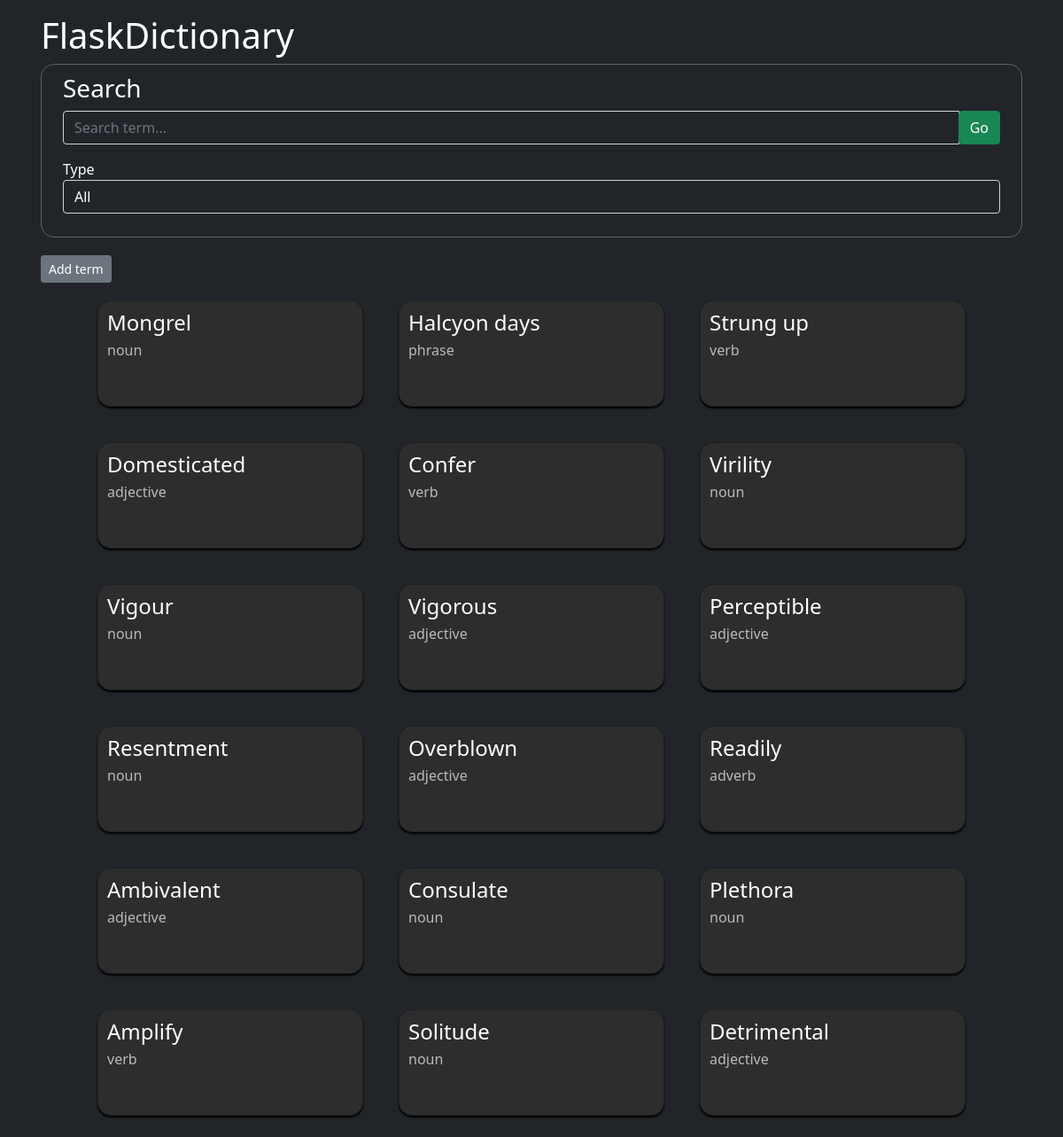
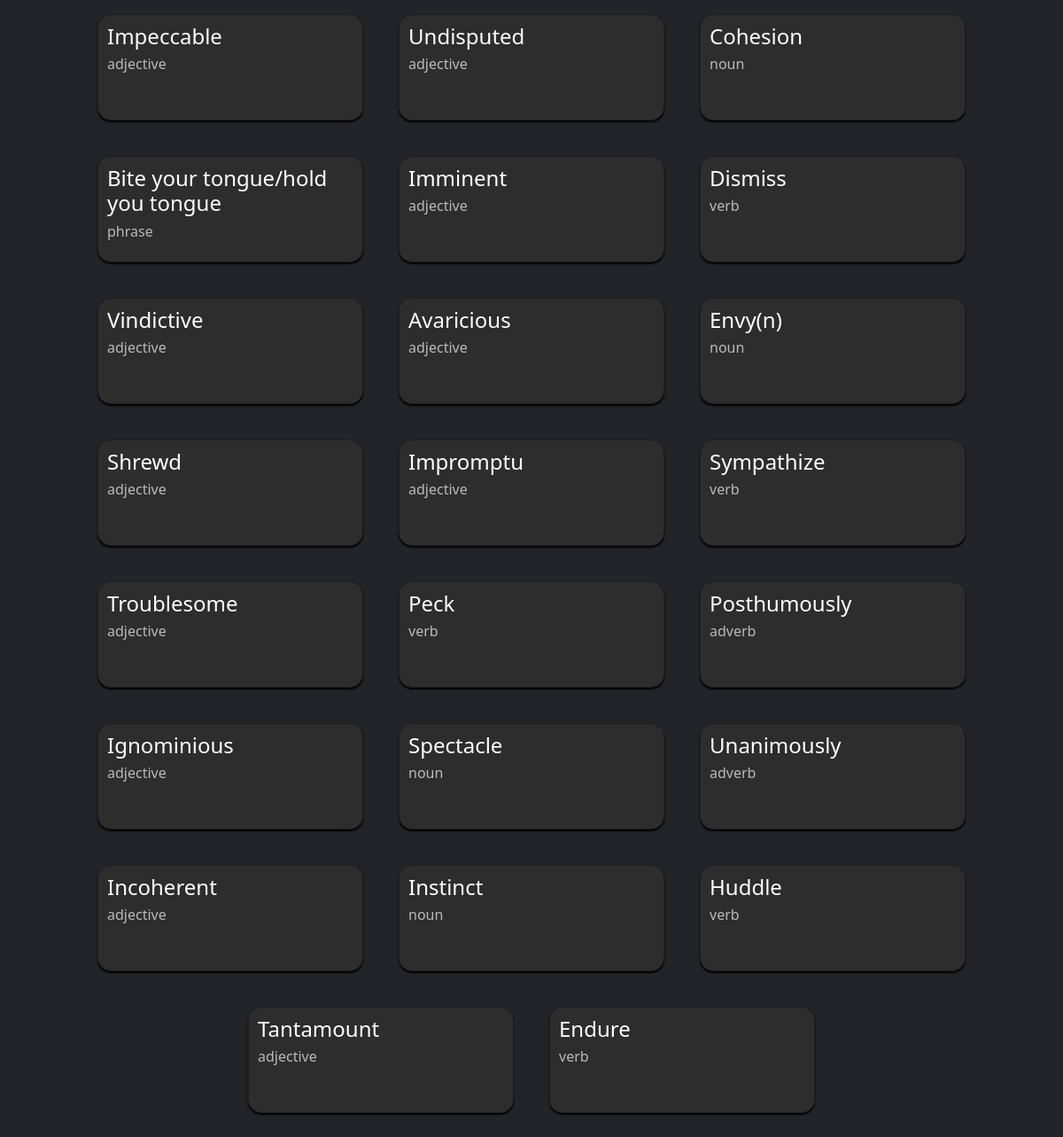
The page / on the database its author committed (2 pictures, top to bottom).
### tables this page shows
CREATE TABLE terms (
  id INTEGER PRIMARY KEY AUTOINCREMENT,
  term TEXT UNIQUE,
  def TEXT NOT NULL,
  createdAt datetime default current_timestamp,
  termType TEXT NOT NULL
);

### app.py (the view)
@app.route("/")
def index():
    stuff = []
    with connect(DB_FILENAME) as conn:
        db = conn.cursor()
        result = db.execute(f"SELECT * FROM {TABLE_NAME}")
        for row in result:
            stuff.append(row)
    return render_template("index.html", rows=stuff)

### templates/index.html (shortened to what this page needs)
{% from "components/termListItem.html" import termListItem %}
{% from "components/searchBar.html" import searchBar %}
{% extends "layout.html" %}
{% block main %}
  <h1>FlaskDictionary</h1>
  {{ searchBar() }}
  <a href="/add"><button class="btn btn-sm btn-secondary">Add term</button></a>
  <ul class="list-unstyled d-flex justify-content-center" style="width: 100%; flex-wrap: wrap;">
    {% for row in rows %}
      {{ termListItem(row) }}
    {% endfor %}
  </ul>
{% endblock %}

### templates/components/termListItem.html
{% macro termListItem(row) %}
  <a href="/term?w={{ row[1] }}" class="text-white text-decoration-none">
    <li class="term-item">
      <h4>{{ row[1][0]|upper }}{{ row[1][1:] }}</h4>
      <h6 style="color: #bababa;">{{ row[4] }}</h6>
    </li>
  </a>
{% endmacro %}

### static/styles.css (style rules this page uses)
.term-item { margin: 20px; padding: 10px; background-color: #2d2d2d; width: 300px; height: 120px; display: block; border-radius: 15px; border: #202020 solid 1px; box-shadow: 0 2px 2px 0 black; transition: 0.3s; cursor: pointer; }

### rows shown on the page
terms: term "M", term "ongrel", termType "noun"
terms: term "H", term "alcyon days", termType "phrase"
terms: term "S", term "trung up", termType "verb"
terms: term "D", term "omesticated", termType "adjective"
terms: term "C", term "onfer", termType "verb"
terms: term "V", term "irility", termType "noun"
terms: term "V", term "igour", termType "noun"
terms: term "V", term "igorous", termType "adjective"
terms: term "P", term "erceptible", termType "adjective"
terms: term "R", term "esentment", termType "noun"
terms: term "O", term "verblown", termType "adjective"
terms: term "R", term "eadily", termType "adverb"
terms: term "A", term "mbivalent", termType "adjective"
terms: term "C", term "onsulate", termType "noun"
terms: term "P", term "lethora", termType "noun"
terms: term "A", term "mplify", termType "verb"
terms: term "S", term "olitude", termType "noun"
terms: term "D", term "etrimental", termType "adjective"
terms: term "I", term "mpeccable", termType "adjective"
terms: term "U", term "ndisputed", termType "adjective"
terms: term "C", term "ohesion", termType "noun"
terms: term "B", term "ite your tongue/hold you tongue", termType "phrase"
terms: term "I", term "mminent", termType "adjective"
terms: term "D", term "ismiss", termType "verb"
terms: term "V", term "indictive", termType "adjective"
terms: term "A", term "varicious", termType "adjective"
terms: term "E", term "nvy(n)", termType "noun"
terms: term "S", term "hrewd", termType "adjective"
terms: term "I", term "mpromptu", termType "adjective"
terms: term "S", term "ympathize", termType "verb"
terms: term "T", term "roublesome", termType "adjective"
terms: term "P", term "eck", termType "verb"
terms: term "P", term "osthumously", termType "adverb"
terms: term "I", term "gnominious", termType "adjective"
terms: term "S", term "pectacle", termType "noun"
terms: term "U", term "nanimously", termType "adverb"
terms: term "I", term "ncoherent", termType "adjective"
terms: term "I", term "nstinct", termType "noun"
terms: term "H", term "uddle", termType "verb"
terms: term "T", term "antamount", termType "adjective"
terms: term "E", term "ndure", termType "verb"
